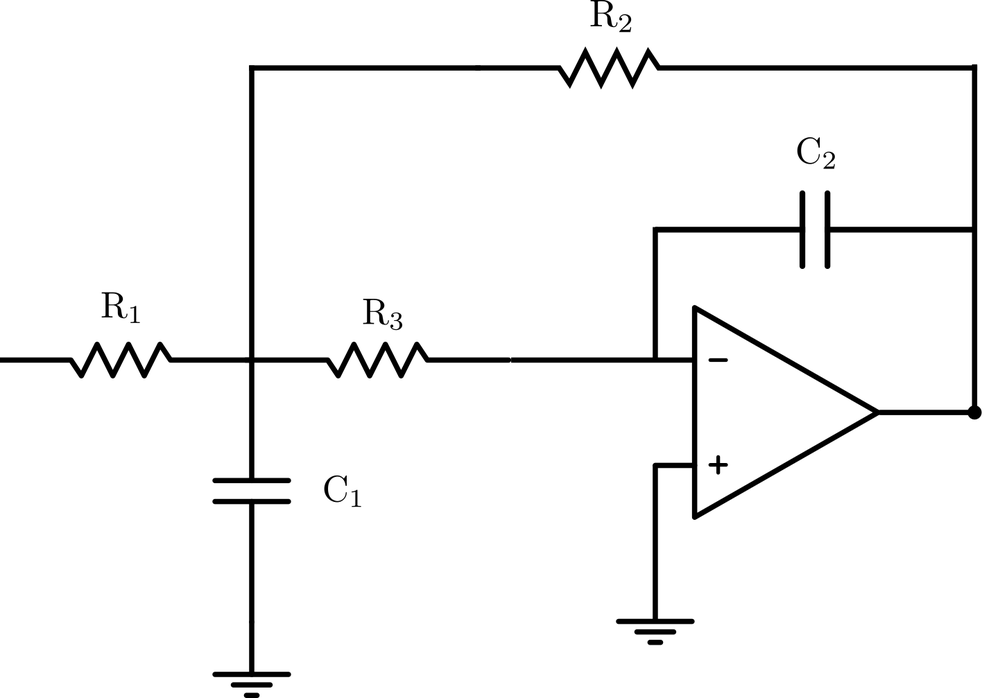
%> input picture Eletrônica 2/bode/bloco_2_ord_MFB.png, 1000 x 698 px, shrunk from 1442 x 1007 before the run
$ octave test.m   (GNU Octave 9; MATLAB toolbox functions it lacks are replaced by stand-ins)
%> lines starting %> are read from the running program, lines starting %| are printed output that depends on the picture
a = figure(1,"name","2ordem");
imshow('bloco_2_ord_MFB.png')
figure(2)
imshow('bloco_2_ord_SK.png')
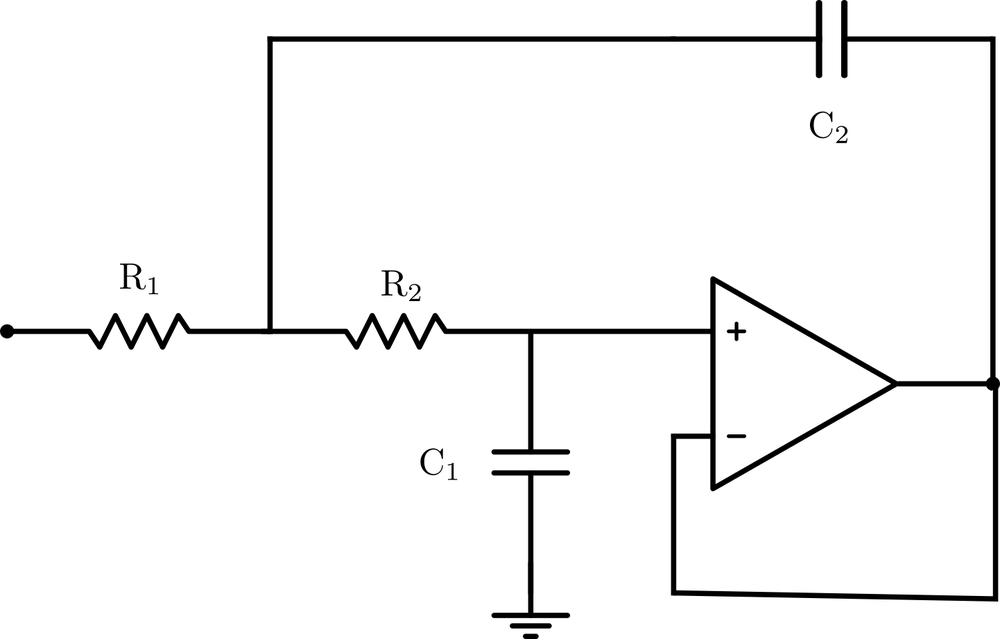
%> input picture Eletrônica 2/bode/bloco_2_ord_SK.png, 1000 x 639 px, shrunk from 1442 x 921 before the run
figure(3)
imshow('ganho_non_inv.png')
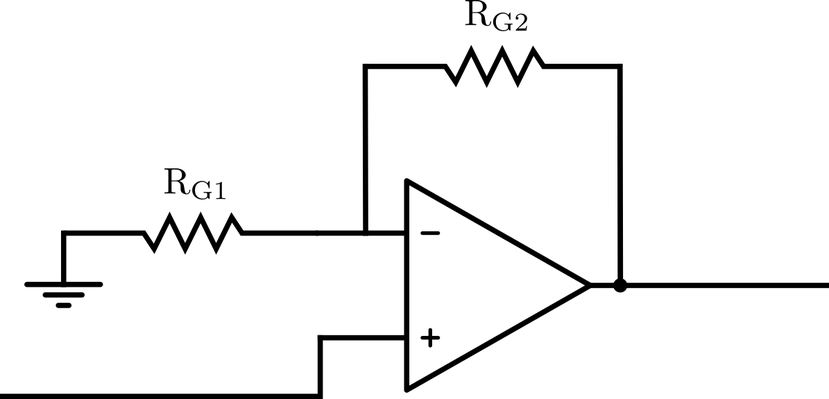
%> input picture Eletrônica 2/bode/ganho_non_inv.png, 829 x 399 px, shrunk from 1195 x 576 before the run
figure(4)
imshow('primeira_ordem.png')
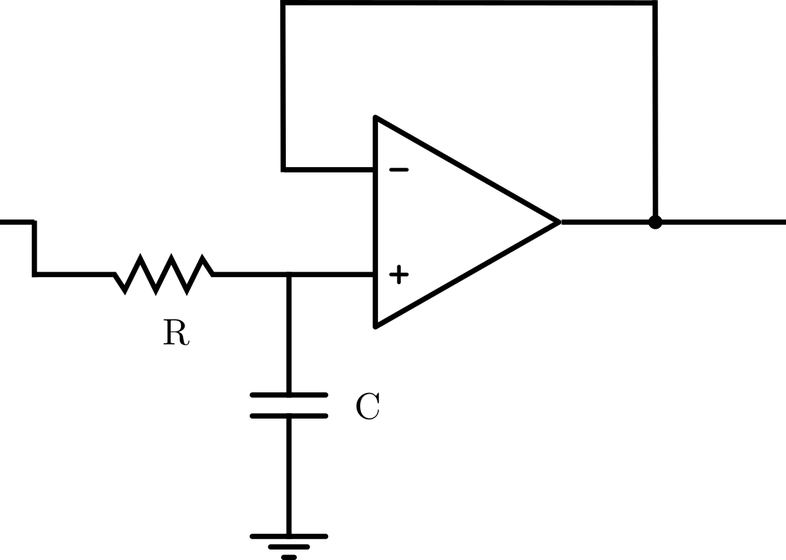
%> input picture Eletrônica 2/bode/primeira_ordem.png, 786 x 560 px, shrunk from 1133 x 808 before the run
